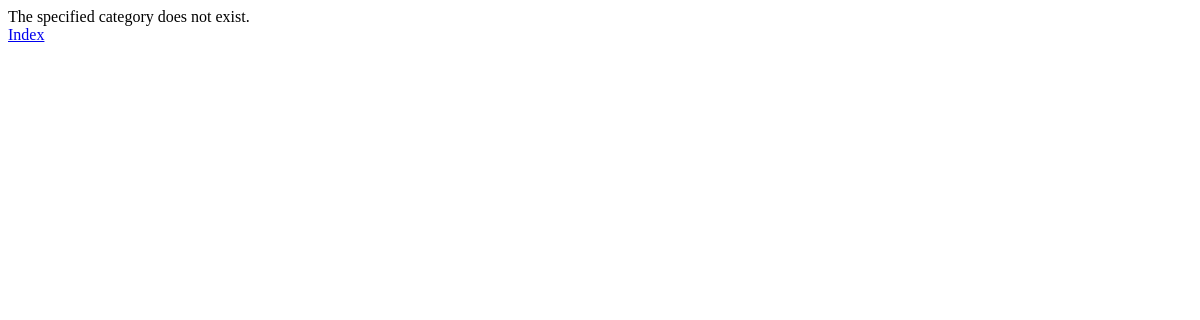
The app's page /rango/category/python/, older data.
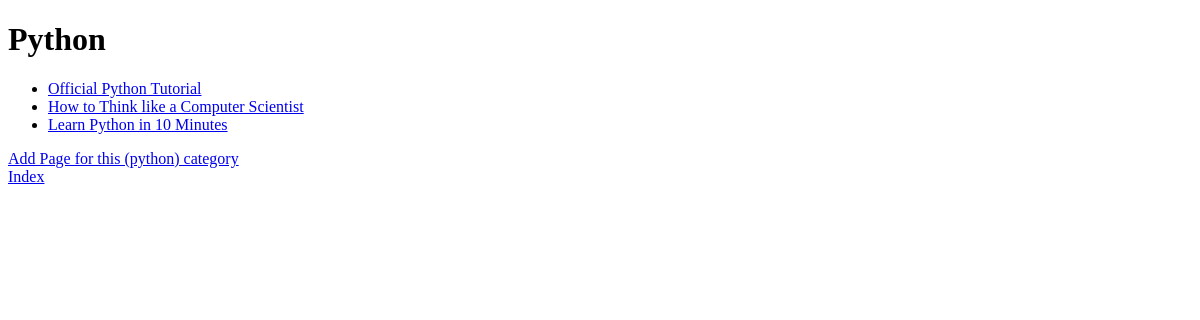
The same page, newer data.
### rango/models.py (models this page shows, shortened)
class Category(models.Model):
    NAME_MAX_LENGTH = 128
    name = models.CharField(max_length=NAME_MAX_LENGTH, unique=True)
    views = models.IntegerField(default=0)
    likes = models.IntegerField(default=0)
    slug = models.SlugField(unique=True)
    class Meta:
        verbose_name_plural = 'Categories'

class Page(models.Model):
    TITLE_MAX_LENGTH = 128
    URL_MAX_LENGTH = 200
    category = models.ForeignKey(Category, on_delete=models.CASCADE)
    title = models.CharField(max_length = TITLE_MAX_LENGTH)
    url = models.URLField()
    views = models.IntegerField(default=0)

### rango/views.py (the view)
# urls.py: path('category/<slug:category_name_slug>/',views.show_category,
def show_category(request, category_name_slug):
    context_dict = {}
    try:
        category = Category.objects.get(slug=category_name_slug)
        pages = Page.objects.filter(category=category)
        context_dict['pages'] = pages
        context_dict['category'] = category
    except Category.DoesNotExist:
        context_dict['category'] = None
        context_dict['pages'] = None
    return render(request, 'rango/category.html', context=context_dict)

### templates/rango/category.html (shortened to what this page needs)
<!DOCTYPE html>
 <html>
     <head>
    </head>
    <body>
        <div>
        {% if category %}
          <h1>{{ category.name }}</h1>
          {% if pages %}
          <ul>
             {% for page in pages %}
             <li><a href="{{ page.url }}">{{ page.title }}</a></li>
             {% endfor %}
         </ul>
         {% else %}
         <strong>No pages currently in category.</strong>
          {% endif %}
          <a href = "/rango/category/{{category.slug}}/add_page/">Add Page for this ({{category.slug}}) category</a><br/>
        {% else %}
             The specified category does not exist.
        {% endif %}
        </div>
        <a href="/rango/">Index</a>
    </body>
 </html>

Row changes from the older to the newer data that the page shows:
now on this page (row unchanged): Category: name "Python", slug "python"
now on this page (row edited): Page: title "Official Python Tutorial"
now on this page (row edited): Page: title "How to Think like a Computer Scientist"
now on this page (row edited): Page: title "Learn Python in 10 Minutes"
Text that changed along with them:
text no longer shown: "The specified category does not exist."
text now shown: "Add Page for this ( ) category"
